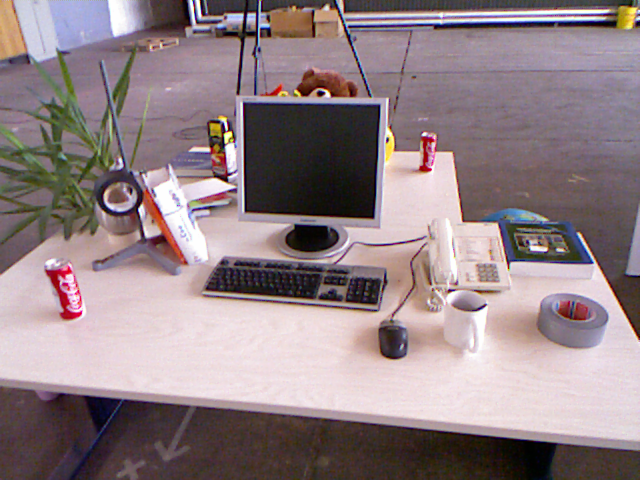
//> input picture ch7_vo/data/1.png, 640 x 480 px
$ ./2D2D   (built with g++ and OpenCV 4)
//> lines starting //> are read from the running program, lines starting //| are printed output that depends on the picture
#include <iostream>
#include <opencv2/core/core.hpp>
#include <opencv2/features2d/features2d.hpp>
#include <opencv2/highgui/highgui.hpp>
#include <opencv2/calib3d/calib3d.hpp>


#include <Eigen/Core>
#include <Eigen/Geometry>
#include <opencv2/core/eigen.hpp>
#include <opencv2/opencv.hpp>


using namespace std;
using namespace cv;

// [6 lines left out: function get_color, not called in this run]

void find_feature_matches(
  const Mat &img1, const Mat &img2,
  std::vector<cv::KeyPoint> &kps_1,
  std::vector<cv::KeyPoint> &kps_2,
  std::vector<cv::DMatch> &good_matches){


    // ORB feature detector
//     vector<cv::KeyPoint> kps_1,kps_2;
    cv::Mat des_1,des_2;
//     cv::Ptr<cv::ORB> orb = cv::ORB::create(500, 1.2f, 8, 31, 0, 2, ORB::HARRIS_SCORE,31,20);
    Ptr<FeatureDetector> detector = ORB::create();
    Ptr<DescriptorExtractor> descriptor = ORB::create();
//     cv::Ptr<cv::ORB> orb2 = cv::ORB::create(100, 1.2f, 8, 31, 0, 2, ORB::HARRIS_SCORE,31,20);
    detector->detect(img1,kps_1);
    detector->detect(img2,kps_2);

    descriptor->compute(img1,kps_1,des_1);
    descriptor->compute(img2,kps_2,des_2);


    std::cout<<"img1: "<<kps_1.size()<<" "<<des_1.rows<<" "<<des_1.cols<<endl;
    std::cout<<"img2: "<<kps_2.size()<<" "<<des_2.rows<<" "<<des_2.cols<<endl;


    double max_dis = 0;
    double min_dis = 100000;


    // we use BF matcher
//     cv::BFMatcher matcher;
    Ptr<DescriptorMatcher> matcher  = DescriptorMatcher::create ( "BruteForce-Hamming" );
    vector<cv::DMatch> matches;
//     matcher.match(des_1,des_2,matches);

    // always regard the descriptor in the first posistion as reference, i.e, matches.size() == des_2.rows()
    matcher->match(des_1,des_2,matches);

    for(auto match:matches){
        if(match.distance<min_dis)
            min_dis = match.distance;// the query idx and train idx gets reserved
        if(match.distance>max_dis)
            max_dis = match.distance;
    }
    std::cout<<"the min max dis: "<<min_dis<<" "<<max_dis<<endl;

//     std::cout<<"the num of matches: "<<matches.size()<<endl;

//     vector<DMatch> good_matches;

    for(auto match:matches){
        if(match.distance<=  max(2*min_dis,30.0))
            good_matches.push_back(match);

    }


}


void pose_estimation_2d2d(
  std::vector<cv::KeyPoint> kps_1,
  std::vector<cv::KeyPoint> kps_2,
  std::vector<cv::DMatch> good_matches,
  Mat &R, Mat &t){

//esitimated E F H  wrt K, matches kps

    Mat K = (cv::Mat_<double>(3,3)<<520.9, 0, 325.1, 0, 521.0, 249.7, 0, 0, 1);
    vector<Point2d> pts1,pts2;
    for(auto match:good_matches){
        pts1.push_back(kps_1[match.queryIdx].pt);
        pts2.push_back(kps_2[match.trainIdx].pt);
    }


    //F
    Mat F,E,H;
    F = cv::findFundamentalMat(pts1,pts2,FM_8POINT);
    E = cv::findEssentialMat(pts1,pts2,521.0,Point2d(325.1,249.7));
    H = cv::findHomography(pts1,pts2,RANSAC,3);//  the 3 is a RANSACreprojection trd value


    std::cout<<"the estimated F E H are: \n"<<F<<"\n"<<E<<"\n"<<H<<endl;


    // recover R,t

    cv::recoverPose(E,pts1,pts2,R,t,521.0,Point2d(325.1,249.7));
    std::cout<<" the recovered R and t are :\n"<<R<<"\n"<<t<<endl;


}


cv::Point2f pixel2cam(const cv::Point2d &p, const Mat &K){

    Eigen::Matrix3d K_eigen;
    cv2eigen(K,K_eigen);
    Eigen::Vector3d p_eigen(p.x,p.y,1);
    Eigen::Vector3d p_norm_eigen = K_eigen.inverse()*p_eigen;


//     cout<<"debug: "<<K_eigen<<" "<<K_eigen.inverse()<<" "<<p_eigen<<endl;
//     cout<<" new: "<<p_norm_eigen.transpose()<<endl;

    return Point2f(p_norm_eigen[0],p_norm_eigen[1]);


}


// [37 lines left out: function triangulation, not called in this run]


int main(int argc, char** argv){

    Mat K = (Mat_<double>(3, 3) << 520.9, 0, 325.1, 0, 521.0, 249.7, 0, 0, 1);
//     Point2d p(1,2);
//     pixel2cam(p,K);

    cv::Mat img1,img2;
    img1 = cv::imread("../data/1.png",-1);
//> img1 is the input picture: 480 rows x 640 cols, CV_8UC3; mean B, G, R 133.9, 129.9, 146.3
    img2 = cv::imread("../data/2.png",-1);
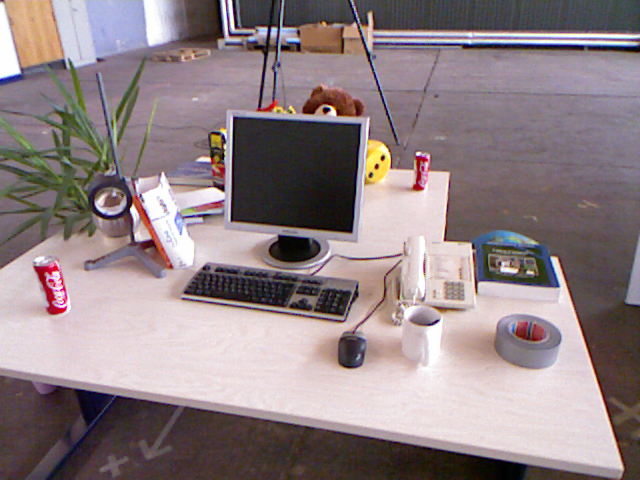
//> input picture ch7_vo/data/2.png, 640 x 480 px
//> img2 is the input picture: 480 rows x 640 cols, CV_8UC3; mean B, G, R 133.1, 129.9, 144.4
    vector<KeyPoint> kps_1,kps_2;
    vector<DMatch> good_matches;
    find_feature_matches(img1,img2,kps_1,kps_2,good_matches);
//> in find_feature_matches, `detector->detect(img1,kps_1);`: kps_1 = 500 keypoints; strongest (x, y, size): (323, 93, 31), (322, 92, 37.2), (230, 132, 31), (226, 128, 31)
//> in find_feature_matches, `detector->detect(img2,kps_2);`: kps_2 = 500 keypoints; strongest (x, y, size): (329, 109, 31), (328, 109, 37.2), (383, 157, 31), (327, 109, 44.6)
//| img1: 500 500 32
//| img2: 500 500 32
//> in find_feature_matches, `matcher->match(des_1,des_2,matches);`: matches = 500 matches
//> the loop in find_feature_matches, `for(auto match:matches)` made 500 passes
//> (min_dis, max_dis) on pass 1: (72, 72)
//> min_dis on passes 4, 10, 21, 28, 74, 126: 58, 37, 32, 21, 17, 16
//> after the loop in find_feature_matches, `for(auto match:matches)`: min_dis = 4; max_dis = 94
//| the min max dis: 4 94
//> after the loop in find_feature_matches, `for(auto match:matches)`: good_matches = 79 matches
//> good_matches = 79 matches
    cout<<"the num of good matches :"<<good_matches.size()<<endl;
//| the num of good matches :79

    cv::Mat R,t;
    pose_estimation_2d2d(kps_1,kps_2,good_matches,R,t);
//> the loop in pose_estimation_2d2d, `for(auto match:good_matches)` made 79 passes
//> after the loop in pose_estimation_2d2d, `for(auto match:good_matches)`: pts1 = 79 Points (x, y), first 12: [245, 211], [46, 270], [420, 169], [143, 175], [81, 312], [527, 241], [318, 92], [76, 290], [373, 217], [295, 225], [79, 307], [540, 244]; pts2 = 79 Points (x, y), first 12: [231.6, 219.6], [35, 267], [414, 188], [135, 182], [65, 308], [500, 263], [323, 109], [61, 287], [350.4, 231.6], [279, 236], [64, 301], [510, 266]
//> in pose_estimation_2d2d, `F = cv::findFundamentalMat(pts1,pts2,FM_8POINT);`: F = [[4.54e-06, 0.000133, -0.018], [-0.000128, 2.27e-05, -0.0142], [0.0181, 0.00415, 1]]
//> in pose_estimation_2d2d, `E = cv::findEssentialMat(pts1,pts2,521.0,Point2d(325.1,249.7));`: E = [[-0.00846, 0.0545, 0.155], [-0.00829, 0.0335, -0.69], [-0.115, 0.695, 0.0216]]
//> in pose_estimation_2d2d, `H = cv::findHomography(pts1,pts2,RANSAC,3);`: H = [[0.926, -0.145, 33.27], [0.0454, 0.939, 8.57], [-1.01e-05, -3.01e-05, 1]]
//| the estimated F E H are:
//| [4.544437503978887e-06, 0.0001333855576994343, -0.01798499246476802;
//|  -0.0001275657012965796, 2.266794804647855e-05, -0.01416678429211772;
//|  0.01814994639970067, 0.004146055871024059, 1]
//| [-0.008455114492962941, 0.05451570701058972, 0.1546375809483949;
//|  -0.008287154708436176, 0.0335131156598395, -0.6896472136971536;
//|  -0.1153993974485611, 0.6945899967012885, 0.02159624094256602]
//| [0.9261214281381603, -0.1445322024428155, 33.26921085316759;
//|  0.04535424465999228, 0.9386696693983652, 8.570979963289975;
//|  -1.006197557827874e-05, -3.008140278079112e-05, 1]
//> in pose_estimation_2d2d, `cv::recoverPose(E,pts1,pts2,R,t,521.0,Point2d(325.1,249.7));`: R = [[0.996, -0.0562, 0.0742], [0.0527, 0.997, 0.0478], [-0.0767, -0.0437, 0.996]]; t = [-0.973, -0.215, 0.0867]
//|  the recovered R and t are :
//| [0.9956584940813578, -0.05615340406690514, 0.07423582945816386;
//|  0.05268846331440086, 0.9974645001566197, 0.04783823534446155;
//|  -0.07673388428334463, -0.04371917358555617, 0.9960926386957122]
//| [-0.9726703113454991;
//|  -0.2153829834753054;
//|  0.0867331300964411]
//> t = [-0.973, -0.215, 0.0867]


    // test if the recoverd R t are correct    E = t^R
    Mat t_hat = (cv::Mat_<double>(3,3)<<
        0, -t.at<double>(2, 0), t.at<double>(1, 0),
        t.at<double>(2, 0), 0, -t.at<double>(0, 0),
        -t.at<double>(1, 0), t.at<double>(0, 0), 0
    );
//> t_hat = [[0, -0.0867, -0.215], [0.0867, 0, 0.973], [0.215, -0.973, 0]]
    std::cout<<"the computed E is :"<<t_hat*R<<endl;//  it turned out to be up to a scale! correct!
//| the computed E is :[0.01195733758736611, -0.07709685221673385, -0.2186905642297872;
//|  0.01171980658215471, -0.04739470268352374, 0.9753084428633302;
//|  0.1631993929614383, -0.9822985936236462, -0.03054169683725338]


    // test if for each pair of matched point, the epipolar restriction exist

    for(auto match:good_matches){
        cv::Mat x1 = (cv::Mat_<double>(3,1)<<pixel2cam(kps_1[match.queryIdx].pt,K).x,pixel2cam(kps_1[match.trainIdx].pt,K).y,1);
        cv::Mat x2 = (cv::Mat_<double>(3,1)<<pixel2cam(kps_2[match.trainIdx].pt,K).x,pixel2cam(kps_2[match.queryIdx].pt,K).y,1);

        cout<<x2.t()*t_hat*R*x1<<endl;
    }
//> this loop made 79 passes
//> (x1, x2) on passes 1 to 12: ([-0.154, -0.159, 1], [-0.179, -0.149, 1]), ([-0.536, -0.0512, 1], [-0.557, 0.0831, 1]), ([0.182, -0.203, 1], [0.171, 0.0601, 1]), ([-0.35, 0.000576, 1], [-0.365, -0.255, 1]), ([-0.469, 0.0236, 1], [-0.499, -0.0186, 1]), ([0.388, -0.0167, 1], [0.336, 0.0678, 1]), ([-0.0136, -0.211, 1], [-0.00403, -0.214, 1]), ([-0.478, 0.0332, 1], [-0.507, 0.0313, 1]), ([0.092, -0.224, 1], [0.0486, 0.0313, 1]), ([-0.0578, 0.0236, 1], [-0.0885, 0.0428, 1]), ([-0.472, 0.000576, 1], [-0.501, -0.191, 1]), ([0.413, -0.0628, 1], [0.355, -0.0762, 1])
//| [-0.008264169325711529]
//| [0.1362542000560416]
//| [0.2234960526460607]
//| [-0.2541709512633236]
//| [-0.03533959149305095]
//| [0.04411973149274093]
//| [-0.03632670160871709]
//| [0.004160669949643259]
//> (output is shown up to pass 8 of 79)


    cv::Mat img1_kp,img2_kp;
    cv::drawKeypoints(img1,kps_1,img1_kp);
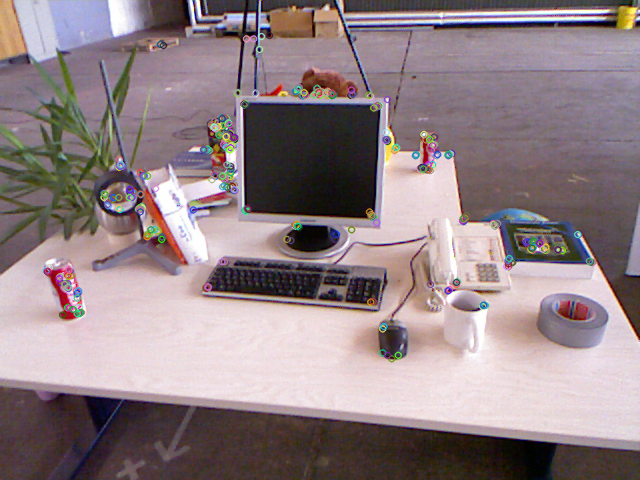
//> img1_kp: 480 rows x 640 cols, CV_8UC3; mean B, G, R 134, 130.1, 145.8
    cv::drawKeypoints(img2,kps_2,img2_kp);
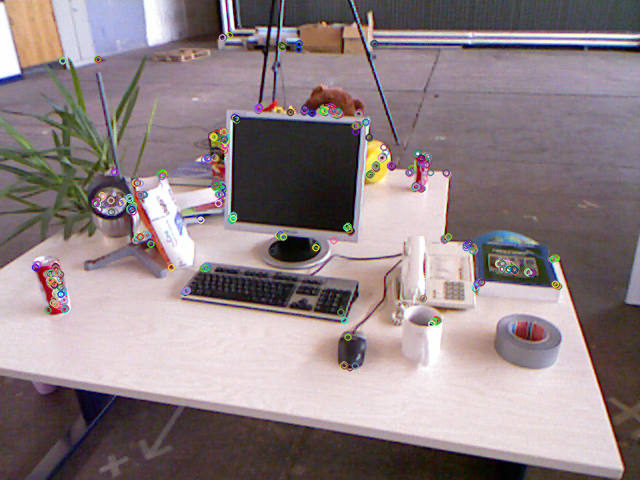
//> img2_kp: 480 rows x 640 cols, CV_8UC3; mean B, G, R 133.2, 130, 143.9
    hconcat(img1_kp,img2_kp,img2_kp);
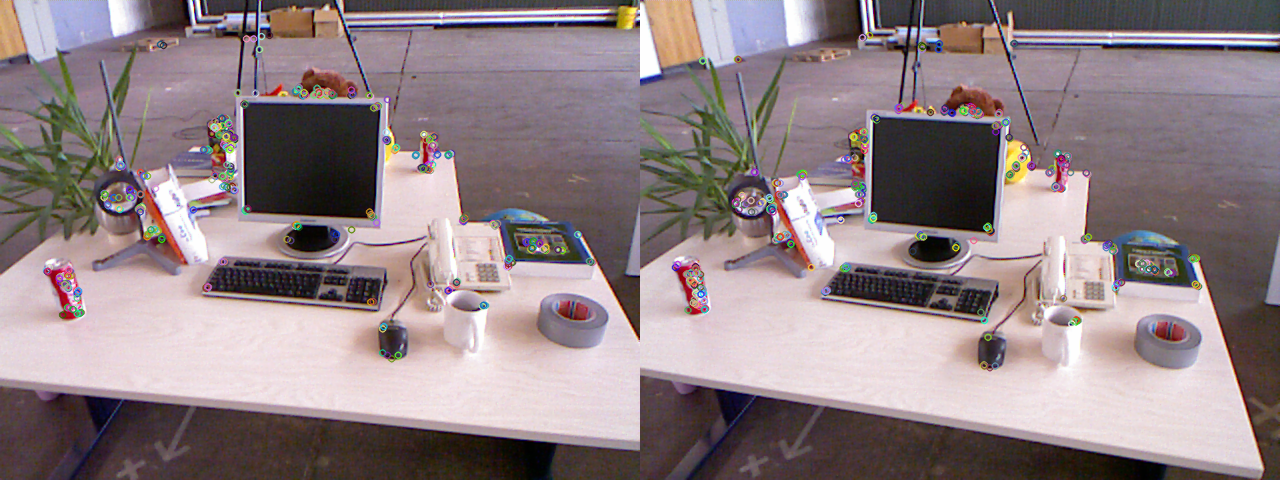
//> img2_kp: 480 rows x 1280 cols, CV_8UC3; mean B, G, R 133.6, 130, 144.9
    cv::imshow(" ",img2_kp);
    cv::waitKey(0);


// [40 lines of commented-out code are left out]


    return 0;
}
